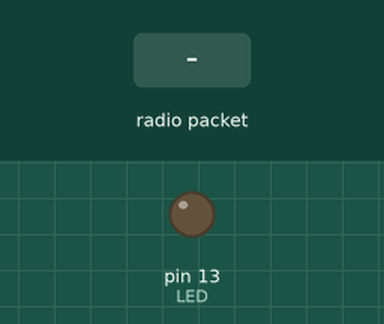
Recording of a sketch running on a simulated Teensy 4. On the bench: output pins drawn as LEDs (lit = HIGH). Inputs (shaded band) come from the test bench. No radio packets arrive unless stated; pins used as bus, display or sensor lines are not drawn; what the sketch prints to the serial monitor is not drawn.

Above: at 1.3 s.
1.4 s: radio packet "5" arrives
At 2.6 s:
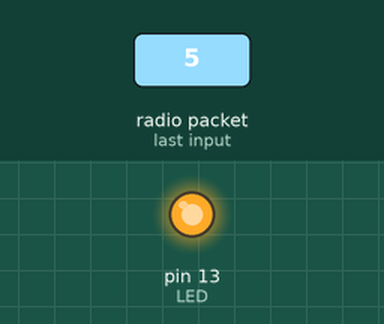
2.9 s: radio packet "90" arrives
4.4 s: radio packet "200" arrives
Timing chart, 0 to 7.4 s (numbered marks = the images above; inputs shaded):
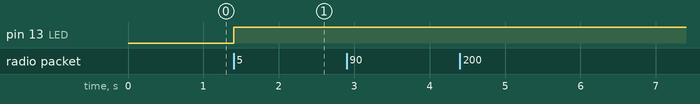

The sketch:

Feather9x_RX.ino
```cpp
#include <SPI.h>
#include <RH_RF95.h>


#define RFM95_CS 8
#define RFM95_RST 4
#define RFM95_INT 3

#if defined(ESP8266)
  /* for ESP w/featherwing */
  #define RFM95_CS  2    // "E"
  #define RFM95_RST 16   // "D"
  #define RFM95_INT 15   // "B"

#elif defined(ESP32)
  /* ESP32 feather w/wing */
  #define RFM95_RST     27   // "A"
  #define RFM95_CS      33   // "B"
  #define RFM95_INT     12   //  next to A

#elif defined(NRF52)
  /* nRF52832 feather w/wing */
  #define RFM95_RST     7   // "A"
  #define RFM95_CS      11   // "B"
  #define RFM95_INT     31   // "C"

#elif defined(TEENSYDUINO)
  /* Teensy 3.x w/wing */
  #define RFM95_RST     9   // "A"
  #define RFM95_CS      10   // "B"
  #define RFM95_INT     4    // "C"
#endif


// Change to 434.0 or other frequency, must match RX's freq!
#define RF95_FREQ 868.1

// Singleton instance of the radio driver
RH_RF95 rf95(RFM95_CS, RFM95_INT);

// Blinky on receipt
#define LED 13

void setup()
{
  pinMode(LED, OUTPUT);
  pinMode(RFM95_RST, OUTPUT);
  digitalWrite(RFM95_RST, HIGH);

  Serial.begin(115200);
  while (!Serial) {
    delay(1);
  }
  delay(100);

  Serial.println("Feather LoRa RX Test!");

  // manual reset
  digitalWrite(RFM95_RST, LOW);
  delay(10);
  digitalWrite(RFM95_RST, HIGH);
  delay(10);

  while (!rf95.init()) {
    Serial.println("LoRa radio init failed");
    while (1);
  }
  Serial.println("LoRa radio init OK!");

  // Defaults after init are 434.0MHz, modulation GFSK_Rb250Fd250, +13dbM
  if (!rf95.setFrequency(RF95_FREQ)) {
    Serial.println("setFrequency failed");
    while (1);
  }
  Serial.print("Set Freq to: "); Serial.println(RF95_FREQ);

  rf95.setTxPower(23, false);
}

void loop()
{
  if (rf95.available())
  {
    // Should be a message for us now
    uint8_t buf[RH_RF95_MAX_MESSAGE_LEN];
    uint8_t len = sizeof(buf);
    int b7=0,b6=0,b5=0,b4=0,b3=0,b2=0,b1=0,b0=0,bit_val=0;

    if (rf95.recv(buf, &len))
    {
      digitalWrite(LED, HIGH);
      RH_RF95::printBuffer("Received: ", buf, len);
      Serial.print("Got: ");
      int val = atoi((char*)buf);
      //Serial.println(val);
      Serial.println(char(val));
//
//      char data[] = "";
//      char c = 't';
//      strncat(data, &c, 1);
//      Serial.println(data);

      Serial.print("RSSI: ");
      Serial.println(rf95.lastRssi(), DEC);
    }
    else
    {
      Serial.println("Receive failed");
    }
  }
}
```

Measured:
- after the input at 1.4 s, pin 13 (LED): LOW → HIGH at once
- after the input at 2.9 s, every drawn part: stays the same
- after the input at 4.4 s, every drawn part: stays the same
